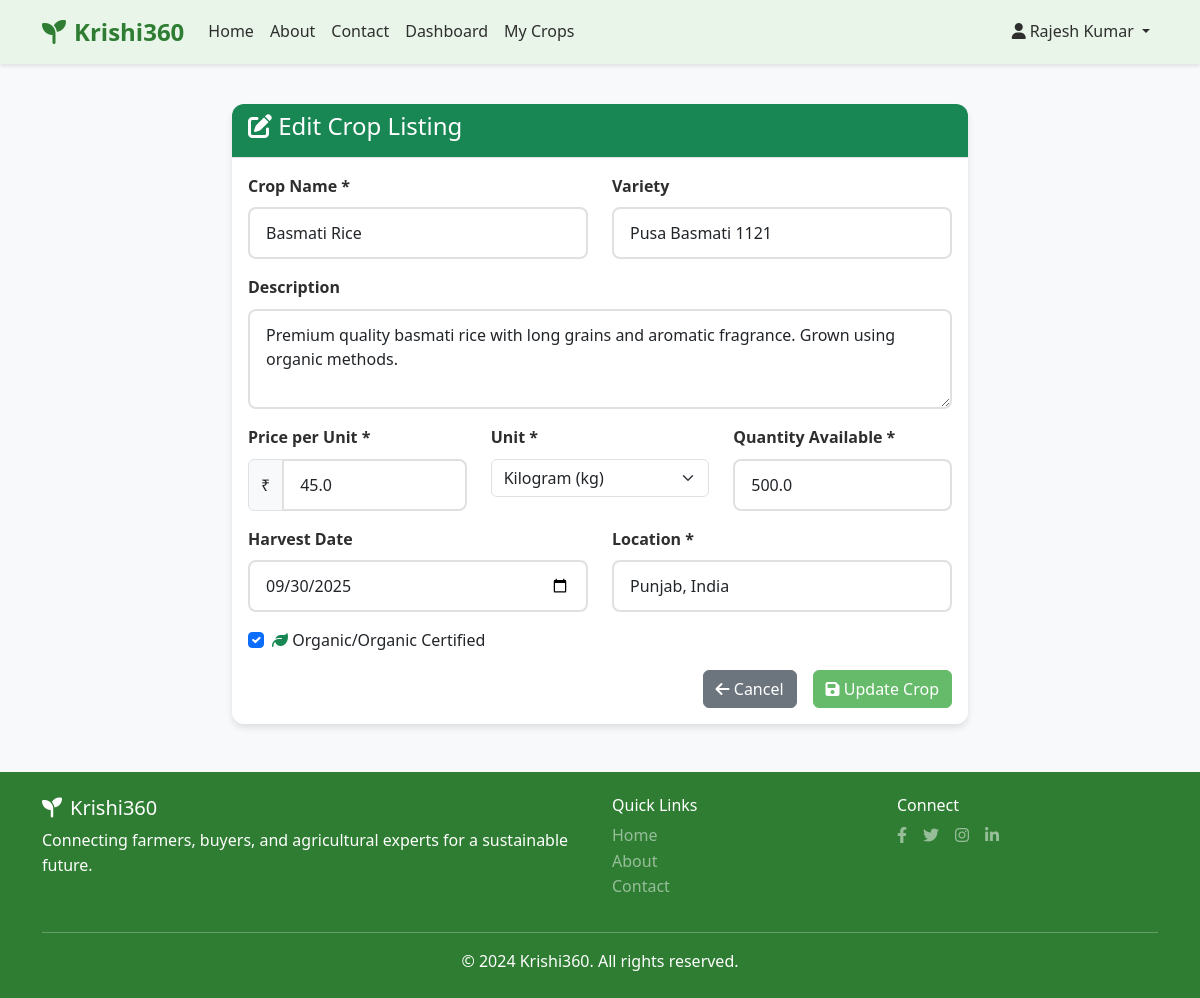
/farmer/crops/1/edit (signed in), run on the app's committed database.
### models.py (models this page shows, shortened)
class User(UserMixin, db.Model):
    __tablename__ = 'users'
    id = db.Column(db.Integer, primary_key=True)
    username = db.Column(db.String(80), unique=True, nullable=False)
    email = db.Column(db.String(120), unique=True, nullable=False)
    password_hash = db.Column(db.String(128), nullable=False)
    first_name = db.Column(db.String(50), nullable=False)
    last_name = db.Column(db.String(50), nullable=False)
    phone = db.Column(db.String(20), nullable=True)
    address = db.Column(db.Text, nullable=True)
    role = db.Column(db.String(20), nullable=False, default='farmer')  # farmer, buyer, consultant, admin
    is_active = db.Column(db.Boolean, default=True)
    created_at = db.Column(db.DateTime, default=datetime.utcnow)
    updated_at = db.Column(db.DateTime, default=datetime.utcnow, onupdate=datetime.utcnow)
    crops = db.relationship('Crop', backref='farmer', lazy=True)
    orders_placed = db.relationship('Order', foreign_keys='Order.buyer_id', backref='buyer', lazy=True)
    consultations_requested = db.relationship('Consultation', foreign_keys='Consultation.farmer_id', backref='farmer', lazy=True)
    consultations_provided = db.relationship('Consultation', foreign_keys='Consultation.consultant_id', backref='consultant', lazy=True)
    def get_full_name(self):
        return f"{self.first_name} {self.last_name}"

class Crop(db.Model):
    __tablename__ = 'crops'
    id = db.Column(db.Integer, primary_key=True)
    name = db.Column(db.String(100), nullable=False)
    variety = db.Column(db.String(100), nullable=True)
    description = db.Column(db.Text, nullable=True)
    price_per_unit = db.Column(db.Float, nullable=False)
    unit = db.Column(db.String(20), nullable=False, default='kg')  # kg, ton, piece, etc.
    quantity_available = db.Column(db.Float, nullable=False)
    harvest_date = db.Column(db.Date, nullable=True)
    location = db.Column(db.String(200), nullable=False)
    image_url = db.Column(db.String(200), nullable=True)
    is_organic = db.Column(db.Boolean, default=False)
    is_active = db.Column(db.Boolean, default=True)
    created_at = db.Column(db.DateTime, default=datetime.utcnow)
    updated_at = db.Column(db.DateTime, default=datetime.utcnow, onupdate=datetime.utcnow)
    farmer_id = db.Column(db.Integer, db.ForeignKey('users.id'), nullable=False)
    order_items = db.relationship('OrderItem', backref='crop', lazy=True)

### routes/farmer.py (the view, shortened to what this page needs)
@bp.route('/crops/<int:crop_id>/edit', methods=['GET', 'POST'])
@login_required
def edit_crop(crop_id):
    if current_user.role != 'farmer':
        flash('Access denied. Farmer role required.', 'error')
        return redirect(url_for('index'))
    crop = Crop.query.filter_by(id=crop_id, farmer_id=current_user.id).first_or_404()
    return render_template('farmer/edit_crop.html', crop=crop)

### app.py (called while the page is built)
@login_manager.user_loader
def load_user(user_id):
    return User.query.get(int(user_id))

### templates/farmer/edit_crop.html (shortened to what this page needs)
{% extends "base.html" %}
{% block content %}
<div class="container mt-4">
    <div class="row justify-content-center">
        <div class="col-md-8">
            <div class="card">
                <div class="card-header bg-success text-white">
                    <h4><i class="fas fa-edit"></i> Edit Crop Listing</h4>
                </div>
                <div class="card-body">
                    <form method="POST">
                        <div class="row">
                            <div class="col-md-6 mb-3">
                                <label for="name" class="form-label">Crop Name *</label>
                                <input type="text" class="form-control" id="name" name="name"
                                       value="{{ crop.name }}" required>
                            </div>
                            <div class="col-md-6 mb-3">
                                <label for="variety" class="form-label">Variety</label>
                                <input type="text" class="form-control" id="variety" name="variety"
                                       value="{{ crop.variety or '' }}" placeholder="e.g., Basmati, Hybrid">
                            </div>
                        </div>
                        <div class="mb-3">
                            <label for="description" class="form-label">Description</label>
                            <textarea class="form-control" id="description" name="description" rows="3"
                                      placeholder="Describe your crop, growing conditions, quality, etc.">{{ crop.description or '' }}</textarea>
                        </div>
                        <div class="row">
                            <div class="col-md-4 mb-3">
                                <label for="price_per_unit" class="form-label">Price per Unit *</label>
                                <div class="input-group">
                                    <span class="input-group-text">₹</span>
                                    <input type="number" class="form-control" id="price_per_unit" name="price_per_unit"
                                           step="0.01" min="0" value="{{ crop.price_per_unit }}" required>
                                </div>
                            </div>
                            <div class="col-md-4 mb-3">
                                <label for="unit" class="form-label">Unit *</label>
                                <select class="form-select" id="unit" name="unit" required>
                                    <option value="kg" {% if crop.unit == 'kg' %}selected{% endif %}>Kilogram (kg)</option>
                                </select>
                            </div>
                            <div class="col-md-4 mb-3">
                                <label for="quantity_available" class="form-label">Quantity Available *</label>
                                <input type="number" class="form-control" id="quantity_available" name="quantity_available"
                                       step="0.01" min="0" value="{{ crop.quantity_available }}" required>
                            </div>
                        </div>
                        <div class="row">
                            <div class="col-md-6 mb-3">
                                <label for="harvest_date" class="form-label">Harvest Date</label>
                                <input type="date" class="form-control" id="harvest_date" name="harvest_date"
                                       value="{{ crop.harvest_date.strftime('%Y-%m-%d') if crop.harvest_date else '' }}">
                            </div>
                            <div class="col-md-6 mb-3">
                                <label for="location" class="form-label">Location *</label>
                                <input type="text" class="form-control" id="location" name="location"
                                       value="{{ crop.location }}" placeholder="City, State" required>
                            </div>
                        </div>
                        <div class="mb-3">
                            <div class="form-check">
                                <input class="form-check-input" type="checkbox" id="is_organic" name="is_organic"
                                       {% if crop.is_organic %}checked{% endif %}>
                                <label class="form-check-label" for="is_organic">
                                    <i class="fas fa-leaf text-success"></i> Organic/Organic Certified
                                </label>
                            </div>
                        </div>
                        <div class="d-grid gap-2 d-md-flex justify-content-md-end">
                            <a href="{{ url_for('farmer.crops') }}" class="btn btn-secondary me-md-2">
                                <i class="fas fa-arrow-left"></i> Cancel
                            </a>
                            <button type="submit" class="btn btn-success">
                                <i class="fas fa-save"></i> Update Crop
                            </button>
                        </div>
                    </form>
                </div>
            </div>
        </div>
    </div>
</div>
{% endblock %}

### templates/base.html (shortened to what this page needs)
<!DOCTYPE html>
<html lang="en">
<head>
    <link href="https://cdn.jsdelivr.net/npm/bootstrap@5.3.0/dist/css/bootstrap.min.css" rel="stylesheet">
    <link href="https://cdnjs.cloudflare.com/ajax/libs/font-awesome/6.4.0/css/all.min.css" rel="stylesheet">
    <link href="{{ url_for('static', filename='css/style.css') }}" rel="stylesheet">
</head>
<body>
    <nav class="navbar navbar-expand-lg navbar-light bg-light-green fixed-top">
        <div class="container">
            <a class="navbar-brand fw-bold" href="{{ url_for('index') }}">
                <i class="fas fa-seedling me-2"></i>Krishi360
            </a>
            <div class="collapse navbar-collapse" id="navbarNav">
                <ul class="navbar-nav me-auto">
                    <li class="nav-item">
                        <a class="nav-link" href="{{ url_for('index') }}">Home</a>
                    </li>
                    <li class="nav-item">
                        <a class="nav-link" href="{{ url_for('about') }}">About</a>
                    </li>
                    <li class="nav-item">
                        <a class="nav-link" href="{{ url_for('contact') }}">Contact</a>
                    </li>
                    {% if current_user.is_authenticated %}
                        {% if current_user.role == 'farmer' %}
                            <li class="nav-item">
                                <a class="nav-link" href="{{ url_for('farmer.dashboard') }}">Dashboard</a>
                            </li>
                            <li class="nav-item">
                                <a class="nav-link" href="{{ url_for('farmer.crops') }}">My Crops</a>
                            </li>
                        {% elif current_user.role == 'admin' %}
                            <li class="nav-item">
                                <a class="nav-link" href="{{ url_for('admin.dashboard') }}">Admin Dashboard</a>
                            </li>
                        {% endif %}
                    {% endif %}
                </ul>
                <ul class="navbar-nav">
                    {% if current_user.is_authenticated %}
                        <li class="nav-item dropdown">
                            <a class="nav-link dropdown-toggle" href="#" id="navbarDropdown" role="button" data-bs-toggle="dropdown">
                                <i class="fas fa-user me-1"></i>{{ current_user.get_full_name() }}
                            </a>
                        </li>
                    {% endif %}
                </ul>
            </div>
        </div>
    </nav>
    <main class="main-content">
        {% block content %}{% endblock %}
    </main>
    <footer class="footer bg-dark-green text-white py-4 mt-5">
        <div class="container">
            <div class="row">
                <div class="col-md-6">
                    <h5><i class="fas fa-seedling me-2"></i>Krishi360</h5>
                    <p>Connecting farmers, buyers, and agricultural experts for a sustainable future.</p>
                </div>
                <div class="col-md-3">
                    <h6>Quick Links</h6>
                    <ul class="list-unstyled">
                        <li><a href="{{ url_for('index') }}" class="text-white-50">Home</a></li>
                        <li><a href="{{ url_for('about') }}" class="text-white-50">About</a></li>
                        <li><a href="{{ url_for('contact') }}" class="text-white-50">Contact</a></li>
                    </ul>
                </div>
                <div class="col-md-3">
                    <h6>Connect</h6>
                    <div class="d-flex">
                        <a href="#" class="text-white-50 me-3"><i class="fab fa-facebook-f"></i></a>
                        <a href="#" class="text-white-50 me-3"><i class="fab fa-twitter"></i></a>
                        <a href="#" class="text-white-50 me-3"><i class="fab fa-instagram"></i></a>
                        <a href="#" class="text-white-50"><i class="fab fa-linkedin-in"></i></a>
                    </div>
                </div>
            </div>
            <hr class="my-3">
            <div class="text-center">
                <p class="mb-0">&copy; 2024 Krishi360. All rights reserved.</p>
            </div>
        </div>
    </footer>
</body>
</html>

### static/css/style.css (style rules this page uses)
:root { --primary-green: #4CAF50; --light-green: #E8F5E8; --dark-green: #2E7D32; --accent-green: #66BB6A; --text-dark: #2E2E2E; --text-light: #666666; --white: #FFFFFF; --light-gray: #F8F9FA; --border-color: #E0E0E0; }
body { font-family: 'Segoe UI', Tahoma, Geneva, Verdana, sans-serif; background-color: var(--light-gray); color: var(--text-dark); line-height: 1.6; }
.main-content { min-height: calc(100vh - 200px); padding-top: 80px; }
.navbar { box-shadow: 0 2px 4px rgba(0,0,0,0.1); backdrop-filter: blur(10px); }
.bg-light-green { background-color: var(--light-green) !important; }
.bg-dark-green { background-color: var(--dark-green) !important; }
.navbar-brand { color: var(--dark-green) !important; font-size: 1.5rem; }
.navbar-nav .nav-link { color: var(--text-dark) !important; font-weight: 500; transition: color 0.3s ease; }
.btn-success { background-color: var(--accent-green); border-color: var(--accent-green); }
.card { border: none; border-radius: 12px; box-shadow: 0 4px 6px rgba(0, 0, 0, 0.1); transition: transform 0.3s ease, box-shadow 0.3s ease; background-color: var(--white); }
.card-header { background-color: var(--light-green); border-bottom: 1px solid var(--border-color); border-radius: 12px 12px 0 0 !important; font-weight: 600; color: var(--dark-green); }
.form-control { border: 2px solid var(--border-color); border-radius: 8px; padding: 0.75rem 1rem; transition: border-color 0.3s ease, box-shadow 0.3s ease; }
.form-label { font-weight: 600; color: var(--text-dark); margin-bottom: 0.5rem; }
.footer { background-color: var(--dark-green) !important; margin-top: auto; }
.footer a { text-decoration: none; transition: color 0.3s ease; }

### data on the page
User: get_full_name "Rajesh Kumar"
Crop: name "Basmati Rice", variety "Pusa Basmati 1121", description "Premium quality basmati rice with long grains and aromatic fragrance. Grown using organic methods.", price_per_unit "45.0", unit "Kilogram (kg)", quantity_available "500.0", harvest_date "09/30/2025", location "Punjab, India", is_organic "☑"
